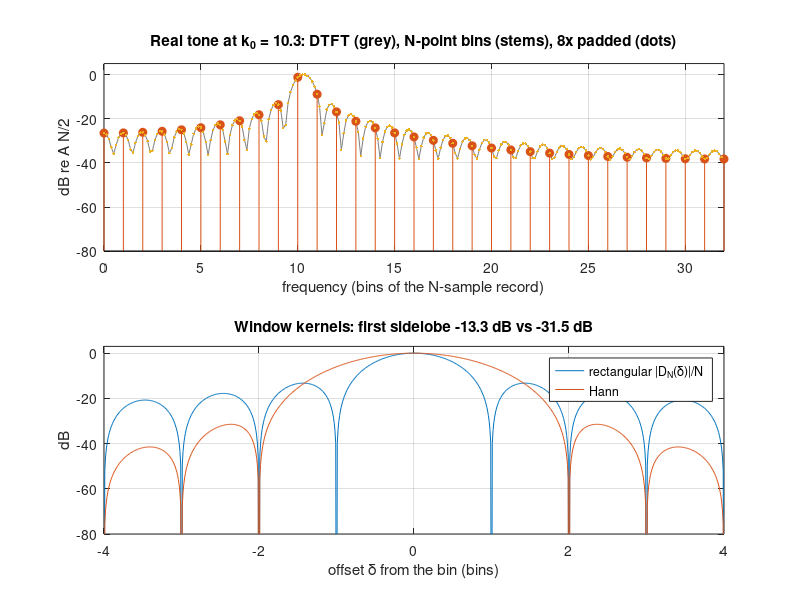

The MATLAB source for this figure:
%% m02_leakage_zero_padding.m  -- Module 02: leakage, scalloping, Dirichlet kernel, zero padding
% Purpose : show that a tone between bins spreads over every bin (leakage), that the bins sample
%           the Dirichlet kernel D_N(delta) = sin(pi*delta)/sin(pi*delta/N), measure the scalloping
%           loss for rectangular and Hann windows, and show that zero padding samples the same
%           DTFT more finely without improving resolution.
% Change  : N, k0 (tone frequency in bins), the padding factor P, the tone separations sep.
% Expect  : complex tone, half-bin offset: rect -3.92 dB, Hann -1.42 dB; measured |X[k]|/N equals
%           |D_N(delta)|/N to ~1e-15; padded bins coincide with the DTFT; two tones 0.7 bin apart
%           show one peak at P = 1, 4, 16; two tones 2 bins apart show two peaks. Near 1/T the
%           outcome depends on the relative phase of the tones (section 4 sweeps it).
% Base MATLAB only; runs in MATLAB R2019b+ and GNU Octave 8.
clear; close all; rng(1);

N  = 64;                                   % record length (samples)
n  = (0:N-1).';
hann = 0.5 - 0.5*cos(2*pi*n/N);            % periodic Hann, written out (no toolbox)
dirichlet = @(d) (abs(d) < 1e-12) + (abs(d) >= 1e-12).*sin(pi*d)./(N*sin(pi*d/N) + (abs(d) < 1e-12));  % D_N(d)/N, = 1 at d = 0

%% 1. Scalloping loss: complex tone at an integer bin and half a bin off
fprintf('--- scalloping loss (complex tone, N = %d) ---\n', N);
for k0 = [10 10.25 10.5]
    z = exp(2j*pi*k0*n/N);
    Xr = fft(z);        Xh = fft(z.*hann);
    pr = max(abs(Xr))/N;                   % rect: on-bin peak = N
    ph = max(abs(Xh))/(N*mean(hann));      % Hann: on-bin peak = N * coherent gain (0.5)
    fprintf('k0 = %5.2f: peak bin rect %6.2f dB (theory %6.2f), Hann %6.2f dB\n', k0, 20*log10(pr), ...
            20*log10(abs(dirichlet(k0 - round(k0)))), 20*log10(ph));
end
fprintf('theory at half bin: 20log10(2/pi) = %.2f dB (rect)\n', 20*log10(2/pi));

%% 2. The bins sample the Dirichlet kernel
k0 = 10.3; z = exp(2j*pi*k0*n/N); X = fft(z);
k = (0:N-1).'; d = k0 - k;
fprintf('\n--- Dirichlet check, k0 = %.2f ---\n', k0);
fprintf('max | |X[k]|/N - |D_N(k0-k)|/N | = %.1e\n', max(abs(abs(X)/N - abs(dirichlet(d)))));
fprintf('bins 9..12: |X|/N = %s\n', num2str(abs(X(10:13)).'/N, '%8.4f'));
fprintf('fraction of energy outside bins 9..11: %.1f %%\n', 100*(1 - sum(abs(X(10:12)).^2)/sum(abs(X).^2)));

%% 3. Zero padding: the same DTFT on a finer grid
x = cos(2*pi*k0*n/N);                      % real tone this time
P = 8;
Xp = fft(x, P*N);                          % pads with (P-1)N zeros
fd = (0:P*N-1)/P;                          % frequency in bins of the original record
Xd = zeros(size(fd));                      % DTFT evaluated directly
for i = 1:numel(fd), Xd(i) = sum(x.*exp(-2j*pi*fd(i)*n/N)); end
fprintf('\n--- zero padding ---\nmax |padded FFT - direct DTFT| = %.1e\n', max(abs(Xp(:).' - Xd)));
[~, ip] = max(abs(Xp(1:P*N/2))); X1 = fft(x); [~, i1] = max(abs(X1(1:N/2)));
fprintf('padded peak at %.3f bins (true %.2f); unpadded peak at bin %d\n', fd(ip), k0, i1 - 1);

%% 4. Resolution is set by N, not by padding
fprintf('\n--- two tones: padding vs resolution (N = 16) ---\n');
Ns = 16; ns = (0:Ns-1).';
cnt = @(v) sum(v(2:end-1) > v(1:end-2) & v(2:end-1) > v(3:end) & v(2:end-1) > 0.5*max(v));   % strong local maxima
for sep = [0.5 2.0]
    xs = cos(2*pi*4*ns/Ns) + cos(2*pi*(4 + sep)*ns/Ns);
    msg = sprintf('separation %.1f bin:', sep);
    for Pp = [1 4 16]
        V = abs(fft(xs, Pp*Ns)); V = V(1:Pp*Ns/2 + 1);
        msg = [msg sprintf('  P = %2d -> %d peak(s)', Pp, cnt(V(:)))]; %#ok<AGROW>
    end
    fprintf('%s\n', msg);
end
fprintf('relative phase sweep (P = 16, 24 phases): fraction of phases with two peaks\n');
for sep = [0.5 1.0 1.5 2.0]
    nres = 0;
    for ph = (0:23)*2*pi/24
        xs = cos(2*pi*4*ns/Ns) + cos(2*pi*(4 + sep)*ns/Ns + ph);
        V = abs(fft(xs, 16*Ns)); V = V(1:8*Ns + 1); nres = nres + (cnt(V(:)) >= 2);
    end
    fprintf('  separation %.1f bin: %4.0f %%\n', sep, 100*nres/24);
end

%% 5. Figures
figure('Position', [100 100 900 600]);
subplot(2, 1, 1);
plot(fd, 20*log10(abs(Xd)/(N/2) + 1e-12), 'Color', [0.5 0.5 0.5]); hold on;
Xb = 20*log10(abs(X1(:))/(N/2) + 1e-12);
stem(0:N/2, Xb(1:N/2+1), 'filled', 'BaseValue', -80);
plot(fd(1:P*N/2), 20*log10(abs(Xp(1:P*N/2))/(N/2) + 1e-12), '.'); hold off;
xlim([0 N/2]); ylim([-80 5]); grid on;
xlabel('frequency (bins of the N-sample record)'); ylabel('dB re A N/2');
title(sprintf('Real tone at k_0 = %.1f: DTFT (grey), N-point bins (stems), %dx padded (dots)', k0, P));
subplot(2, 1, 2);
dd = linspace(-4, 4, 801);
plot(dd, 20*log10(abs(dirichlet(dd + 1e-9))), dd, 20*log10(abs(arrayfun(@(q) sum(hann.*exp(2j*pi*q*n/N)), dd))/(N/2)));
ylim([-80 3]); grid on; xlabel('offset \delta from the bin (bins)'); ylabel('dB');
legend('rectangular |D_N(\delta)|/N', 'Hann'); title('Window kernels: first sidelobe -13.3 dB vs -31.5 dB');
